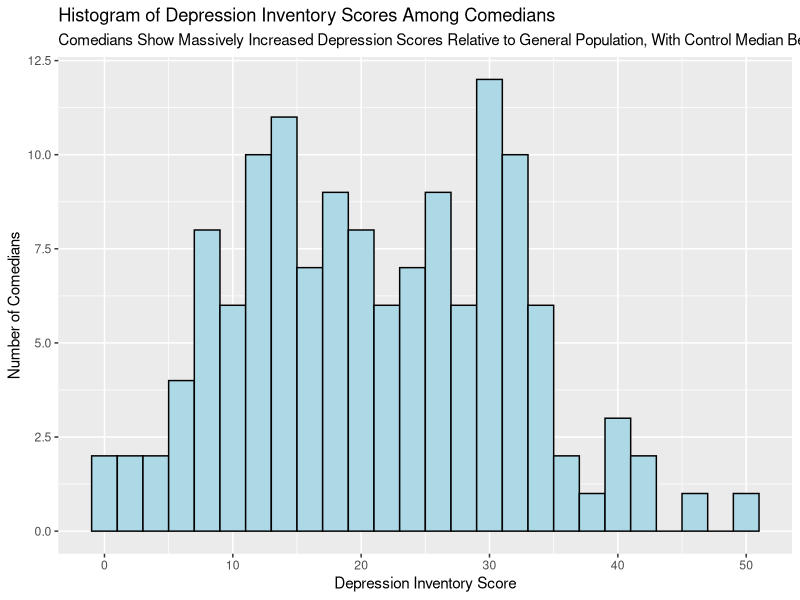
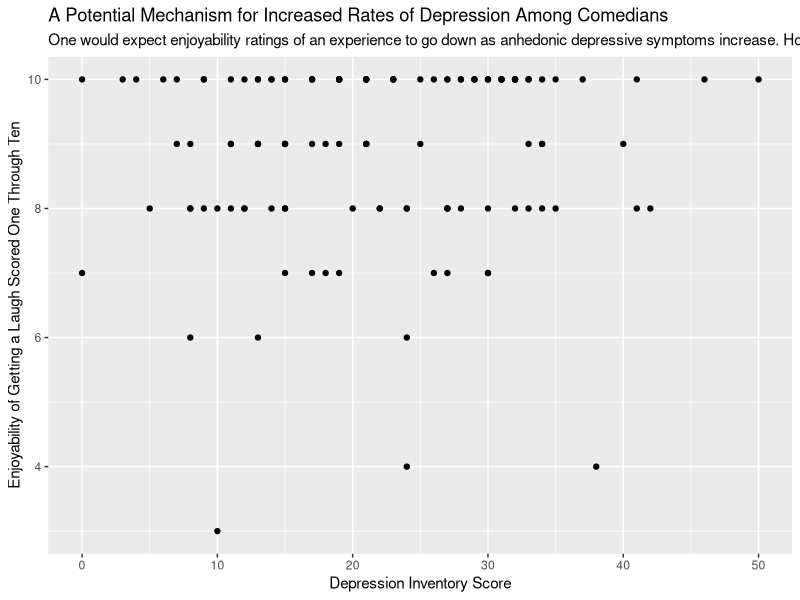

R code for these plots, in order:
## ---- chunk 1
knitr::opts_chunk$set(echo = FALSE)
library(tidyverse)
cmi <- read_csv("cmi.csv")
## ---- chunk 2

#cmi %>%
#  summary()
## ---- chunk 3

cmi %>%
  ggplot(aes(x = Depression)) + 
  geom_histogram(binwidth = 2, color = "black", fill = "light blue") +
  labs(title = "Histogram of Depression Inventory Scores Among Comedians",
       x = "Depression Inventory Score",
       y = "Number of Comedians",
            subtitle = "Comedians Show Massively Increased Depression Scores Relative to General Population, With Control Median Being Less than 10")

       
## ---- chunk 4
#enjoyability of getting a laugh vs depression inventory scores among performers.
cmi %>%
  filter(Q17 < 4) %>%
  ggplot(aes(x = Depression, y = Q16_1)) + 
  geom_point() +
  labs(title = "A Potential Mechanism for Increased Rates of Depression Among Comedians",
       x = "Depression Inventory Score", 
       y = "Enjoyability of Getting a Laugh Scored One Through Ten",
       subtitle = "One would expect enjoyability ratings of an experience to go down as anhedonic depressive symptoms increase. However, as depressive symptoms increase, comedians continue to rate getting a laugh as being 'euphoric'")
